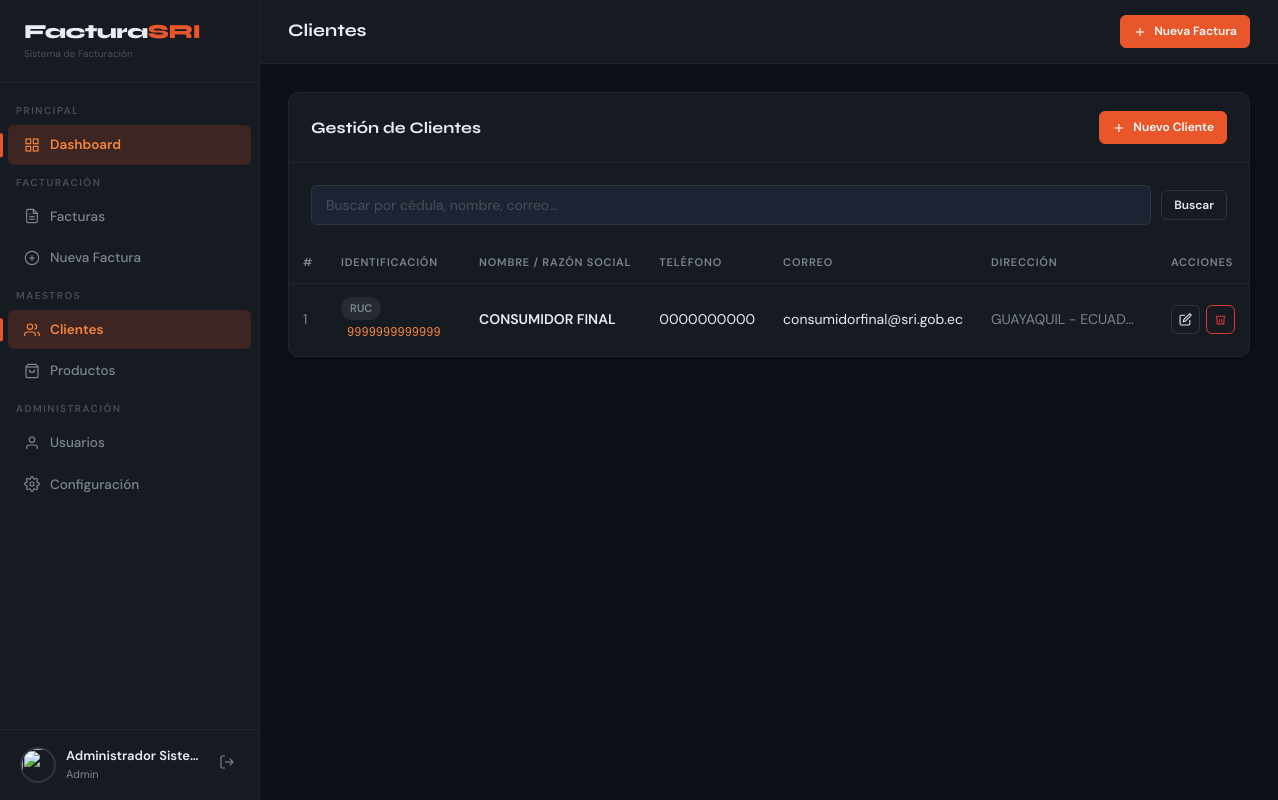
The page /modules/clientes/index.php (signed in) on the database its author committed.
### tables this page shows
CREATE TABLE IF NOT EXISTS usuarios (
    id INT AUTO_INCREMENT PRIMARY KEY,
    nombres VARCHAR(150) NOT NULL,
    username VARCHAR(80) NOT NULL UNIQUE,
    password VARCHAR(255) NOT NULL,
    foto VARCHAR(255) DEFAULT 'default.png',
    rol ENUM('admin','cajero','bodeguero') DEFAULT 'cajero',
    activo TINYINT(1) DEFAULT 1,
    created_at TIMESTAMP DEFAULT CURRENT_TIMESTAMP,
    updated_at TIMESTAMP DEFAULT CURRENT_TIMESTAMP ON UPDATE CURRENT_TIMESTAMP
);

CREATE TABLE IF NOT EXISTS clientes (
    id INT AUTO_INCREMENT PRIMARY KEY,
    cedula VARCHAR(20) NOT NULL UNIQUE,
    tipo_identificacion ENUM('cedula','ruc','pasaporte') DEFAULT 'cedula',
    nombres VARCHAR(150) NOT NULL,
    direccion TEXT,
    telefono VARCHAR(20),
    correo VARCHAR(150),
    activo TINYINT(1) DEFAULT 1,
    created_at TIMESTAMP DEFAULT CURRENT_TIMESTAMP,
    updated_at TIMESTAMP DEFAULT CURRENT_TIMESTAMP ON UPDATE CURRENT_TIMESTAMP
);

### includes/functions.php (called while the page is built, shortened)
<?php
require_once dirname(__DIR__) . '/config/database.php';
function isLoggedIn(): bool {
    return isset($_SESSION['user_id']);
}
function currentUser(): ?array {
    return db()->fetchOne("SELECT * FROM usuarios WHERE id = ?", [$_SESSION['user_id']]);
}
function sanitize(string $str): string {
    return htmlspecialchars(trim($str), ENT_QUOTES, 'UTF-8');
}
function paginate(string $table, string $where, array $params, int $page, int $perPage = 15): array {
    $offset = ($page - 1) * $perPage;
    $total  = db()->fetchOne("SELECT COUNT(*) as c FROM $table $where", $params)['c'];
    $pages  = max(1, ceil($total / $perPage));
    return compact('total', 'pages', 'offset', 'perPage');
}

### config/database.php (called while the page is built, shortened)
<?php
class Database
{
    private static ?Database $instance = null;
    private PDO $pdo;
    private function __construct()
    {
        $dsn = 'mysql:host=' . DB_HOST . ';dbname=' . DB_NAME . ';charset=utf8mb4';
        $this->pdo = new PDO($dsn, DB_USER, DB_PASS, [
            PDO::ATTR_ERRMODE            => PDO::ERRMODE_EXCEPTION,
            PDO::ATTR_DEFAULT_FETCH_MODE => PDO::FETCH_ASSOC,
            PDO::ATTR_EMULATE_PREPARES   => false,
        ]);
    }
    public static function getInstance(): self
    {
        if (self::$instance === null) {
            self::$instance = new self();
        }
        return self::$instance;
    }
    public function query(string $sql, array $params = []): PDOStatement
    {
        $stmt = $this->pdo->prepare($sql);
        $stmt->execute($params);
        return $stmt;
    }
    public function fetchOne(string $sql, array $params = []): ?array
    {
        $row = $this->query($sql, $params)->fetch();
        return $row ?: null;
    }
    public function fetchAll(string $sql, array $params = []): array
    {
        return $this->query($sql, $params)->fetchAll();
    }
}
function db(): Database
{
    return Database::getInstance();
}

### modules/clientes/index.php (the view, shortened to what this page needs)
<?php
require_once dirname(dirname(__DIR__)) . '/includes/functions.php';
$search = sanitize($_GET['q'] ?? '');
$page   = max(1, (int)($_GET['p'] ?? 1));
$where  = "WHERE c.activo = 1";
$params = [];
$pg = paginate('clientes c', $where, $params, $page, 15);
$clientes = db()->fetchAll(
    "SELECT * FROM clientes c $where ORDER BY c.nombres ASC LIMIT {$pg['perPage']} OFFSET {$pg['offset']}",
    $params
);
include dirname(dirname(__DIR__)) . '/includes/header.php';
?>
<div class="card">
  <div class="card-header">
    <div class="card-title">Gestión de Clientes</div>
    <a href="crear.php" class="btn btn-primary btn-sm">
      <svg xmlns="http://www.w3.org/2000/svg" width="14" height="14" viewBox="0 0 24 24" fill="none" stroke="currentColor" stroke-width="2"><line x1="12" y1="5" x2="12" y2="19"/><line x1="5" y1="12" x2="19" y2="12"/></svg>
      Nuevo Cliente
    </a>
  </div>
  <div class="card-body" style="padding-bottom:0">
    <form method="GET" class="filter-bar">
      <input type="text" name="q" class="search-input" placeholder="Buscar por cédula, nombre, correo..."
             value="<?= $search ?>">
      <button type="submit" class="btn btn-outline btn-sm">Buscar</button>
    </form>
  </div>
  <div class="table-wrapper">
    <table>
      <thead>
        <tr>
          <th>#</th>
          <th>Identificación</th>
          <th>Nombre / Razón Social</th>
          <th>Teléfono</th>
          <th>Correo</th>
          <th>Dirección</th>
          <th>Acciones</th>
        </tr>
      </thead>
      <tbody>
        <?php foreach ($clientes as $c): ?>
        <tr>
          <td style="color:var(--text-muted)"><?= $c['id'] ?></td>
          <td>
            <span class="badge badge-muted"><?= strtoupper($c['tipo_identificacion']) ?></span>
            <code style="margin-left:6px;color:var(--accent-2);font-size:12px"><?= sanitize($c['cedula']) ?></code>
          </td>
          <td style="font-weight:600"><?= sanitize($c['nombres']) ?></td>
          <td><?= sanitize($c['telefono']) ?></td>
          <td><?= sanitize($c['correo']) ?></td>
          <td style="max-width:180px;overflow:hidden;text-overflow:ellipsis;white-space:nowrap;color:var(--text-muted)"><?= sanitize($c['direccion']) ?></td>
          <td>
            <div class="td-actions">
              <a href="editar.php?id=<?= $c['id'] ?>" class="btn btn-outline btn-sm btn-icon" title="Editar">
                <svg xmlns="http://www.w3.org/2000/svg" width="13" height="13" viewBox="0 0 24 24" fill="none" stroke="currentColor" stroke-width="2"><path d="M11 4H4a2 2 0 00-2 2v14a2 2 0 002 2h14a2 2 0 002-2v-7"/><path d="M18.5 2.5a2.121 2.121 0 013 3L12 15l-4 1 1-4 9.5-9.5z"/></svg>
              </a>
              <a href="eliminar.php?id=<?= $c['id'] ?>" class="btn btn-danger btn-sm btn-icon" title="Eliminar"
                 data-confirm="¿Eliminar al cliente <?= sanitize($c['nombres']) ?>?">
                <svg xmlns="http://www.w3.org/2000/svg" width="13" height="13" viewBox="0 0 24 24" fill="none" stroke="currentColor" stroke-width="2"><polyline points="3 6 5 6 21 6"/><path d="M19 6l-1 14H6L5 6"/><path d="M10 11v6"/><path d="M14 11v6"/></svg>
              </a>
            </div>
          </td>
        </tr>
        <?php endforeach; ?>
      </tbody>
    </table>
  </div>
</div>
<?php include dirname(dirname(__DIR__)) . '/includes/footer.php'; ?>

### includes/header.php (shortened to what this page needs)
<?php
$currentUser = currentUser();
$currentPage = basename($_SERVER['PHP_SELF'], '.php');
$currentDir  = basename(dirname($_SERVER['PHP_SELF']));
?>
<!DOCTYPE html>
<html lang="es">
<head>
  <link rel="stylesheet" href="<?= BASE_URL ?>assets/css/style.css">
</head>
<body>
<div class="app-layout">
<aside class="sidebar" id="sidebar">
  <div class="sidebar-header">
    <div>
      <div class="sidebar-logo">Factura<span>SRI</span></div>
      <div style="font-size:10px;color:var(--text-dim);margin-top:2px">Sistema de Facturación</div>
    </div>
  </div>
  <nav class="sidebar-nav">
    <div class="nav-section">
      <div class="nav-section-title">Principal</div>
    </div>
    <a href="<?= BASE_URL ?>index.php" class="nav-item <?= ($currentPage==='index' && $currentDir!=='facturas') ? 'active' : '' ?>">
      <svg xmlns="http://www.w3.org/2000/svg" width="16" height="16" viewBox="0 0 24 24" fill="none" stroke="currentColor" stroke-width="1.8"><rect x="3" y="3" width="7" height="7"/><rect x="14" y="3" width="7" height="7"/><rect x="3" y="14" width="7" height="7"/><rect x="14" y="14" width="7" height="7"/></svg>
      Dashboard
    </a>
    <div class="nav-section">
      <div class="nav-section-title">Facturación</div>
    </div>
    <a href="<?= BASE_URL ?>modules/facturas/index.php" class="nav-item <?= $currentDir==='facturas' ? 'active' : '' ?>">
      Facturas
    </a>
    <a href="<?= BASE_URL ?>modules/facturas/crear.php" class="nav-item <?= ($currentDir==='facturas' && $currentPage==='crear') ? 'active' : '' ?>">
      <svg xmlns="http://www.w3.org/2000/svg" width="16" height="16" viewBox="0 0 24 24" fill="none" stroke="currentColor" stroke-width="1.8"><circle cx="12" cy="12" r="10"/><line x1="12" y1="8" x2="12" y2="16"/><line x1="8" y1="12" x2="16" y2="12"/></svg>
      Nueva Factura
    </a>
    <div class="nav-section">
      <div class="nav-section-title">Maestros</div>
    </div>
    <a href="<?= BASE_URL ?>modules/clientes/index.php" class="nav-item <?= $currentDir==='clientes' ? 'active' : '' ?>">
      <svg xmlns="http://www.w3.org/2000/svg" width="16" height="16" viewBox="0 0 24 24" fill="none" stroke="currentColor" stroke-width="1.8"><path d="M17 21v-2a4 4 0 00-4-4H5a4 4 0 00-4 4v2"/><circle cx="9" cy="7" r="4"/><path d="M23 21v-2a4 4 0 00-3-3.87"/><path d="M16 3.13a4 4 0 010 7.75"/></svg>
      Clientes
    </a>
    <a href="<?= BASE_URL ?>modules/productos/index.php" class="nav-item <?= $currentDir==='productos' ? 'active' : '' ?>">
      <svg xmlns="http://www.w3.org/2000/svg" width="16" height="16" viewBox="0 0 24 24" fill="none" stroke="currentColor" stroke-width="1.8"><path d="M6 2L3 6v14a2 2 0 002 2h14a2 2 0 002-2V6l-3-4z"/><line x1="3" y1="6" x2="21" y2="6"/><path d="M16 10a4 4 0 01-8 0"/></svg>
      Productos
    </a>
    <?php if (($_SESSION['user_rol'] ?? '') === 'admin'): ?>
    <div class="nav-section">
      <div class="nav-section-title">Administración</div>
    </div>
    <a href="<?= BASE_URL ?>modules/usuarios/index.php" class="nav-item <?= $currentDir==='usuarios' ? 'active' : '' ?>">
      <svg xmlns="http://www.w3.org/2000/svg" width="16" height="16" viewBox="0 0 24 24" fill="none" stroke="currentColor" stroke-width="1.8"><path d="M20 21v-2a4 4 0 00-4-4H8a4 4 0 00-4 4v2"/><circle cx="12" cy="7" r="4"/></svg>
      Usuarios
    </a>
    <a href="<?= BASE_URL ?>modules/configuracion/index.php" class="nav-item <?= $currentDir==='configuracion' ? 'active' : '' ?>">
      Configuración
    </a>
    <?php endif; ?>
  </nav>
  <div class="sidebar-footer">
    <div class="user-card">
      <img src="<?= UPLOAD_URL ?>usuarios/<?= $currentUser['foto'] ?? 'default.png' ?>"
           class="user-avatar"
           onerror="this.src='<?= BASE_URL ?>assets/img/default_user.png'">
      <div class="user-info">
        <div class="user-name"><?= sanitize($currentUser['nombres'] ?? '') ?></div>
        <div class="user-role"><?= ucfirst($currentUser['rol'] ?? '') ?></div>
      </div>
      <a href="<?= BASE_URL ?>auth/logout.php" class="btn-logout" title="Cerrar sesión">
        <svg xmlns="http://www.w3.org/2000/svg" width="16" height="16" viewBox="0 0 24 24" fill="none" stroke="currentColor" stroke-width="1.8"><path d="M9 21H5a2 2 0 01-2-2V5a2 2 0 012-2h4"/><polyline points="16 17 21 12 16 7"/><line x1="21" y1="12" x2="9" y2="12"/></svg>
      </a>
    </div>
  </div>
</aside>
<div class="main-content">
  <header class="topbar">
    <div class="topbar-left">
      <div>
        <div class="page-title"><?= PAGE_TITLE ?></div>
      </div>
    </div>
    <div class="topbar-right">
      <a href="<?= BASE_URL ?>modules/facturas/crear.php" class="btn btn-primary btn-sm">
        <svg xmlns="http://www.w3.org/2000/svg" width="14" height="14" viewBox="0 0 24 24" fill="none" stroke="currentColor" stroke-width="2"><line x1="12" y1="5" x2="12" y2="19"/><line x1="5" y1="12" x2="19" y2="12"/></svg>
        Nueva Factura
      </a>
    </div>
  </header>
  <main class="page-body">

### rows shown on the page
usuarios: nombres "Administrador Siste…", rol "Admin"
clientes: id "1", tipo_identificacion "RUC", cedula "9999999999999", nombres "CONSUMIDOR FINAL", telefono "0000000000", correo "consumidorfinal@sri.gob.ec", direccion "GUAYAQUIL - ECUAD…"

### other values the page prints
PAGE_TITLE "Clientes"
